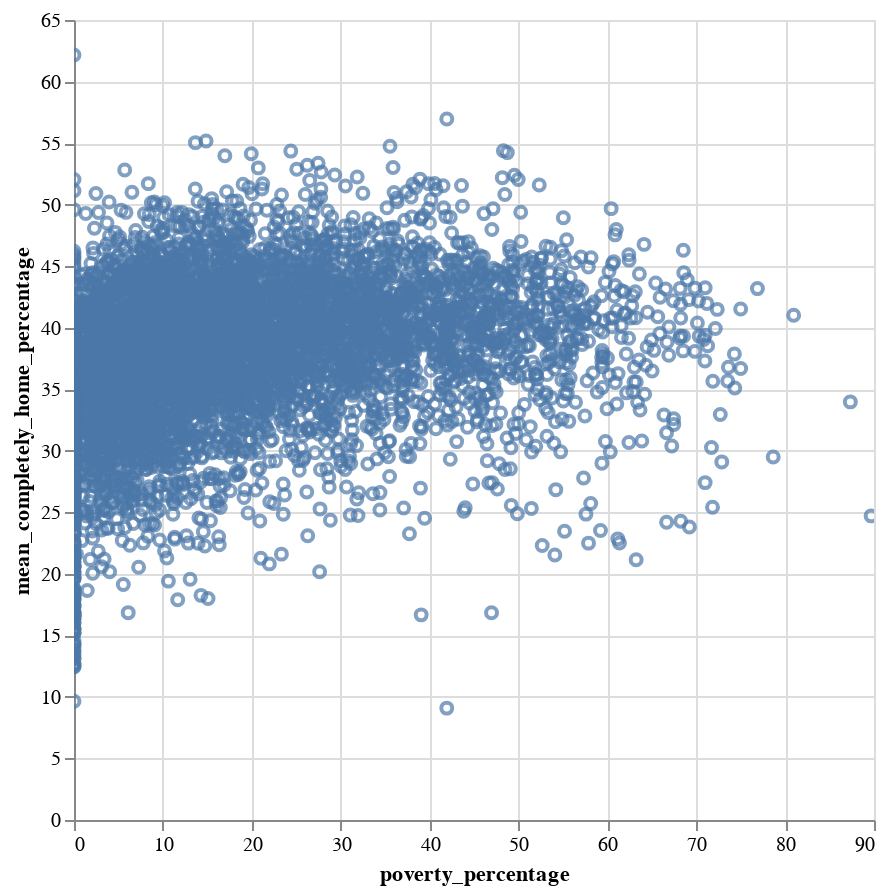

Source (notebook cell):
### Code cell
# plot bar graph
alt.Chart(result_df).mark_point().encode(
    alt.X('poverty_percentage:Q'),
    alt.Y('mean_completely_home_percentage:Q'),
    tooltip=['cbg','poverty_percentage','mean_completely_home_percentage']
).properties(width=400, height=400).interactive()

### Figure 1 — Vega-Lite specification as saved in the notebook (floating-point values rounded to 4 significant figures; data arrays with more than 128 entries replaced by an {"elided": "..."} marker saying what was removed)
{"config": {"view": {"continuousWidth": 400, "continuousHeight": 300}}, "data": {"name": "data-8d92c3983948bbbe3b6f30da1ac437ed"}, "mark": "point", "encoding": {"tooltip": [{"type": "nominal", "field": "cbg"}, {"type": "nominal", "field": "poverty_percentage"}, {"type": "quantitative", "field": "mean_completely_home_percentage"}], "x": {"type": "quantitative", "field": "poverty_percentage"}, "y": {"type": "quantitative", "field": "mean_completely_home_percentage"}}, "height": 400, "selection": {"selector007": {"type": "interval", "bind": "scales", "encodings": ["x", "y"]}}, "width": 400, "$schema": "https://vega.github.io/schema/vega-lite/v4.8.1.json", "datasets": {"data-8d92c3983948bbbe3b6f30da1ac437ed": {"elided": "6369 records"}}}
